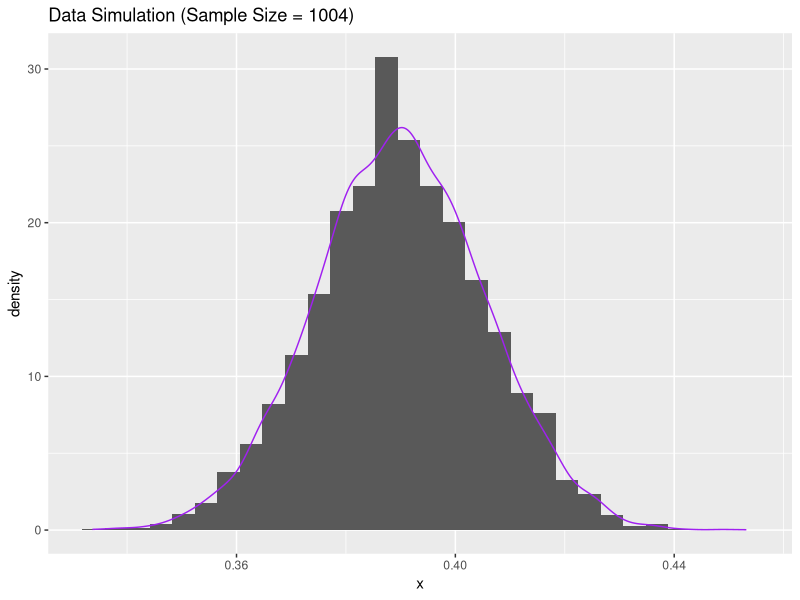
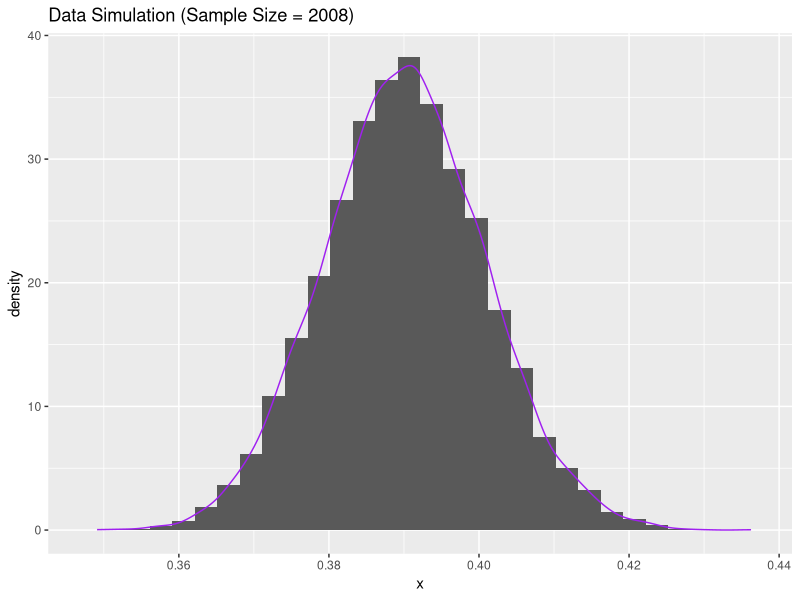
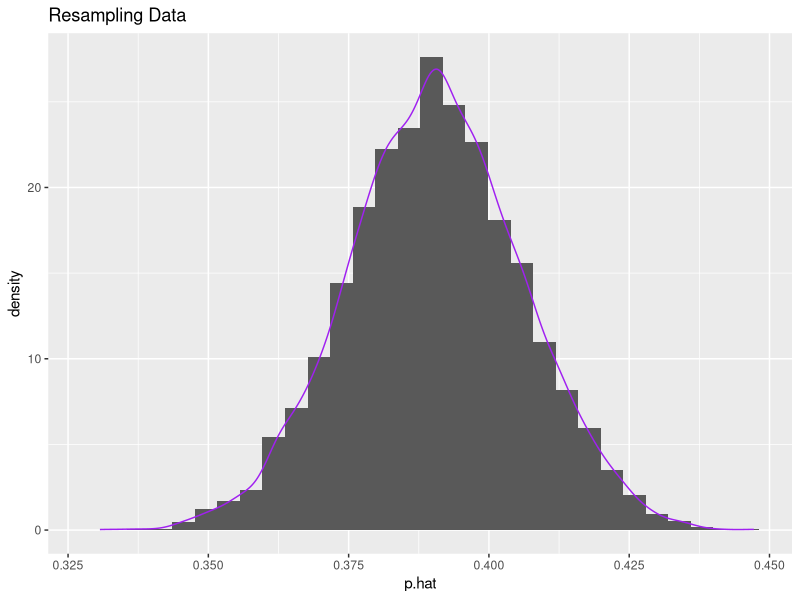

These charts were generated, in order, by the following R code:
####################################################################################################
# Lab 10

library(tidyverse)
####################################################################################################
# Task 1: Basic Simulation

# Use rbinom() to generate data
data_simulation_1 <- tibble(x=rbinom(10000, size = 1004, prob = 0.39)) /1004

# Plot a histogram of the data
ggplot(data = data_simulation_1, aes(x = x)) +
  geom_histogram(
    aes(y = ..density..),  
  ) +
  geom_density(
    color = "purple"
  ) +
  ggtitle("Data Simulation (Sample Size = 1004)")

# Shape is unimodal and centered around x=0.39 
# mean(data_simulation_1$x)


# What is the range of the middle 95%?

lower_bound <- quantile(data_simulation_1$x, 0.025) 
upper_bound <- quantile(data_simulation_1$x, 0.975) 
middle_range <- upper_bound - lower_bound

# Range of middle 95% is ~0.06

margin_of_error = middle_range/2

# Margin of error is ~0.03

# This margin of error of ~3% is better than Gallup's margin of error of 4%


###########################################################

# Task 1 Part 2: Repeat Simulation for Double Sample Size 

data_simulation_2 <- tibble(x=rbinom(10000, size = 1004*2, prob = 0.39)) /(1004*2)

# Plot a histogram of the data
ggplot(data = data_simulation_2, aes(x = x)) +
  geom_histogram(
    aes(y = ..density..),  
  ) +
  geom_density(
    color = "purple"
  ) + 
  ggtitle("Data Simulation (Sample Size = 2008)")


# Shape is unimodal and centered around x=0.78 
# mean(data_simulation_2$x)


# What is the range of the middle 95%?

lower_bound_2 <- quantile(data_simulation_2$x, 0.025) 
upper_bound_2 <- quantile(data_simulation_2$x, 0.975) 
middle_range_2 <- upper_bound_2 - lower_bound_2

# Range is ~0.06

margin_of_error_2 = middle_range_2/2

# Margin of error is ~2%

# This margin of error of ~2% is about equal to Gallup's margin of error of 2%



####################################################################################################
# Task 2: Resampling

# Create a df containing data from Gallup Survey

gallup_data <- tibble(
  response = c(rep(1, 392), rep(2, 592), rep(0, 20))
)

# Perform Resampling
R = 10000
resamples <- tibble(p.hat = numeric(R))

for( i in 1:R){
  # Take a resample
  resample <- sample(x = gallup_data$response,
                     size = 1004,
                     replace = T) 
  resamples$p.hat[i] <- mean(resample==1)
}

# Plot a histogram of the resampling data
ggplot(data = resamples, aes(x = p.hat)) +
  geom_histogram(
    aes(y = ..density..),  
  ) +
  geom_density(
    color = "purple"
  ) + 
  ggtitle("Resampling Data")



